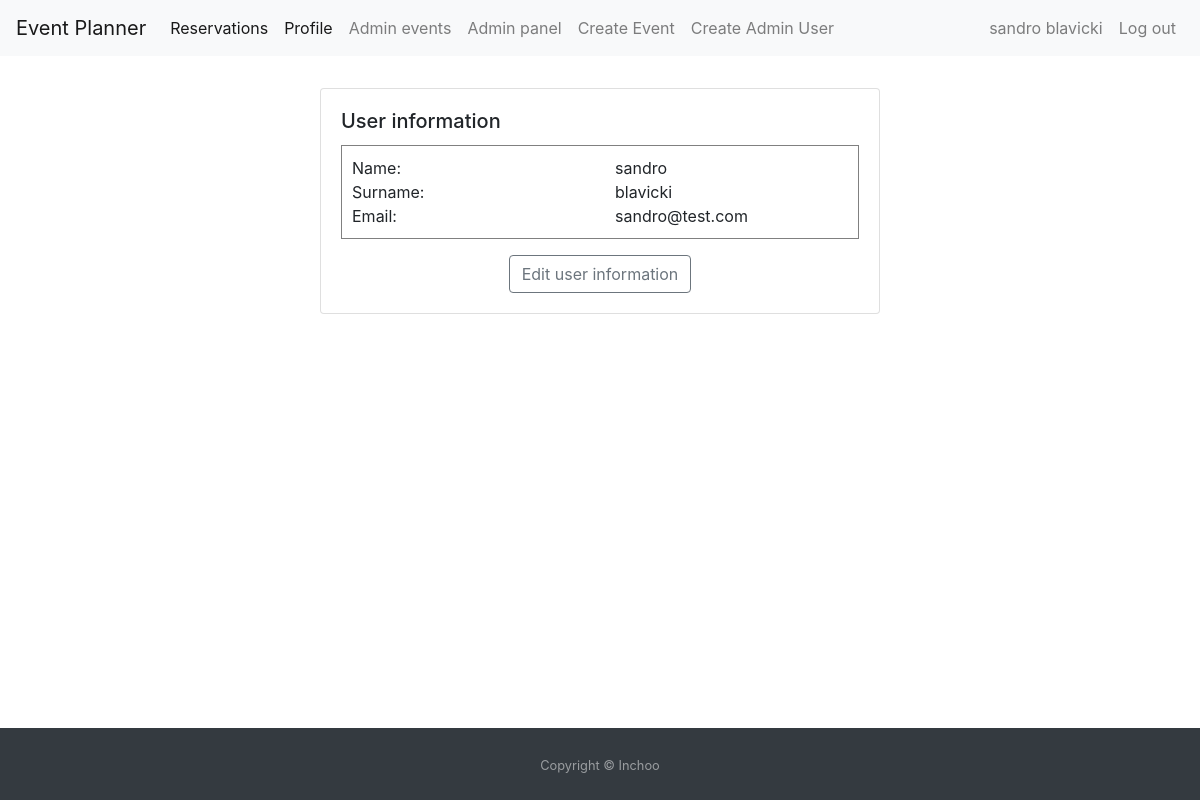
Screenshot of /profile (signed in) with the database file from the repository.
### tables this page shows
CREATE TABLE `users` (
  `id` int NOT NULL,
  `name` varchar(255) DEFAULT NULL,
  `surname` varchar(255) DEFAULT NULL,
  `email` varchar(255) DEFAULT NULL,
  `password` varchar(255) DEFAULT NULL,
  `admin` tinyint(1) NOT NULL DEFAULT '0'
);

### app/Response.php (called while the page is built, shortened)
<?php
class Response
{
    public function renderView($fileName, $data = []) {
        $filePath = 'Views/' . $fileName . '.php';
        include 'Components/Header.php';
        include $filePath;
        include 'Components/Footer.php';
        $output = ob_get_contents();
        return $output;
    }
}

### app/Controllers/ProfileController.php (called while the page is built, shortened)
<?php
class ProfileController extends AbstractController
{
    public function __construct(PDO $db)
    {
        parent::__construct($db);
    }
    public function index(Response $response)
    {
        return $this->handleGetRequest($response);
    }
    private function handleGetRequest(Response $response): Response
    {
        return $response->setBody($response->renderView('profile', [
            'isAdmin' => $this->authController->isAdmin(),
            'isLoggedIn' => $this->authController->isLoggedIn(),
            'userName' => $this->authController->getActiveUserName(),
            'user' => $this->authController->getCurrentUser()
        ]));
    }
}

### index.php (called while the page is built, shortened)
<?php
$app = new App;
$container = $app->getContainer();
$container['db'] = function ($c) {
    return new PDO(
        $c->config['db_driver'] . ':host=' . $c->config['db_host'] . ';dbname=' . $c->config['db_name'],
        $c->config['db_user'],
        $c->config['db_password']
    );
};
$app->get('/', [new HomeController($container->db), 'index']);
$app->map('/signup', [new SignupController($container->db), 'index'], ['GET', 'POST']);
$app->map('/create-admin', [new SignupController($container->db), 'createAdmin'], ['GET', 'POST']);
$app->map('/login', [new LoginController($container->db), 'index'], ['GET', 'POST']);
$app->get('/logout', [LogoutController::class, 'logout']);
$app->map('/create-event', [new EventController($container->db), 'index'], ['GET', 'POST']);
$app->post('/delete-event', [new EventController($container->db), 'delete']);
$app->map('/edit-event', [new EventController($container->db), 'edit'], ['GET', 'POST']);
$app->map('/reservations', [new ReservationController($container->db), 'index'], ['GET', 'POST']);
$app->post('/delete-reservation', [new ReservationController($container->db), 'delete']);
$app->map('/admin-events', [new AdminEventsController($container->db), 'index'], ['GET', 'POST']);
$app->map('/profile', [new ProfileController($container->db), 'index'], ['GET', 'POST']);
$app->map('/edit-user', [new EditUserFormController($container->db), 'index'], ['GET', 'POST']);
$app->map('/admin-panel', [new AdminPanelController($container->db), 'index'], ['GET', 'POST']);
$app->get('/delete-user', [new AdminPanelController($container->db), 'delete']);
$app->map('/edit-password', [new EditPasswordFormController($container->db), 'index'], ['GET', 'POST']);
$app->run();

### app/Models/User.php (called while the page is built, shortened)
<?php
class User
{
    public static function findUserById(PDO $db, int $id)
    {
        $user = $db->prepare("
            SELECT * FROM users
            WHERE id = :id
        ");
        $user->bindParam(':id', $id);
        $user->execute();
        $user->setFetchMode(PDO::FETCH_CLASS, User::class);
        return $user->fetch();
    }
}

### app/Controllers/AuthController.php (called while the page is built, shortened)
<?php
class AuthController
{
    public function __construct(PDO $db)
    {
        $this->db = $db;
        $userId = $_SESSION['userId'] ?? null;
        if ($userId) {
            $user = User::findUserById($this->db, $userId);
        }
    }
}

### app/Controllers/AbstractController.php (called while the page is built, shortened)
<?php
class AbstractController
{
    public function __construct(PDO $db)
    {
        $this->authController = new AuthController($db);
    }
}

### app/Views/profile.php (the view)
<div class="container d-flex justify-content-center mt-3">
    <div class="card" style="width: 35rem;">
        <div class="card-body">
            <h5 class="card-title">User information</h5>
            <div class="container mb-3" style="border: 1px solid gray; padding: 10px">
                <div class="row">
                    <div class="col">
                        Name:
                    </div>
                    <div class="col">
                        <?= $data['user']->name ?>
                    </div>
                </div>
                <div class="row">
                    <div class="col">
                        Surname:
                    </div>
                    <div class="col">
                        <?= $data['user']->surname ?>
                    </div>
                </div>
                <div class="row">
                    <div class="col">
                        Email:
                    </div>
                    <div class="col">
                        <?= $data['user']->email ?>
                    </div>
                </div>
            </div>
            <div class="text-center">
                <a href="/edit-user" class="btn btn-outline-secondary">Edit user information</a>
            </div>
        </div>
    </div>
</div>

### rows the page displays
users: name "sandro", surname "blavicki", email "sandro@test.com"

### other values shown
$data['userName'] "sandro blavicki"
